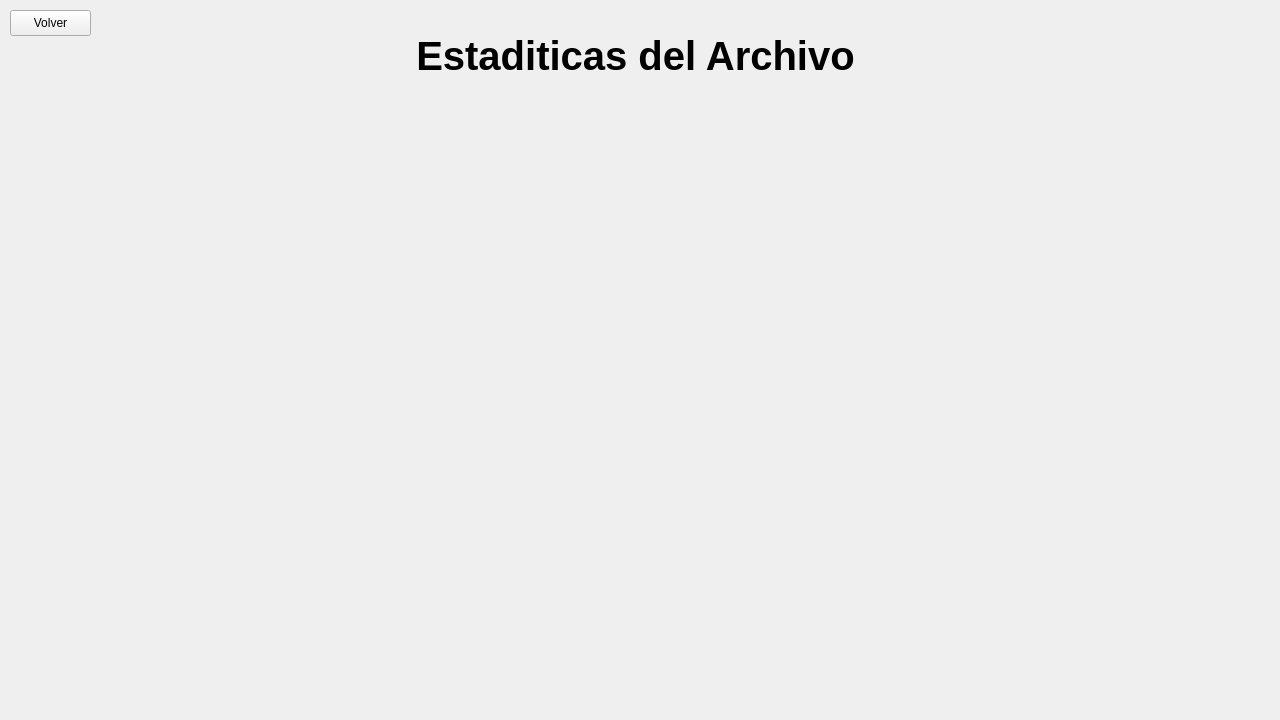
<?xml version="1.0" encoding="UTF-8"?>
<ui version="4.0">
 <class>estadisticas</class>
 <widget class="QWidget" name="estadisticas">
  <property name="geometry">
   <rect>
    <x>0</x>
    <y>0</y>
    <width>1280</width>
    <height>720</height>
   </rect>
  </property>
  <property name="windowTitle">
   <string>Form</string>
  </property>
  <widget class="QPushButton" name="back_btn">
   <property name="geometry">
    <rect>
     <x>10</x>
     <y>10</y>
     <width>81</width>
     <height>26</height>
    </rect>
   </property>
   <property name="text">
    <string>Volver</string>
   </property>
  </widget>
  <widget class="QLabel" name="label_2">
   <property name="geometry">
    <rect>
     <x>410</x>
     <y>30</y>
     <width>451</width>
     <height>51</height>
    </rect>
   </property>
   <property name="font">
    <font>
     <pointsize>30</pointsize>
     <bold>true</bold>
    </font>
   </property>
   <property name="text">
    <string>Estaditicas del Archivo</string>
   </property>
   <property name="scaledContents">
    <bool>false</bool>
   </property>
   <property name="alignment">
    <set>Qt::AlignmentFlag::AlignCenter</set>
   </property>
   <property name="wordWrap">
    <bool>false</bool>
   </property>
  </widget>
 </widget>
 <resources/>
 <connections/>
</ui>
